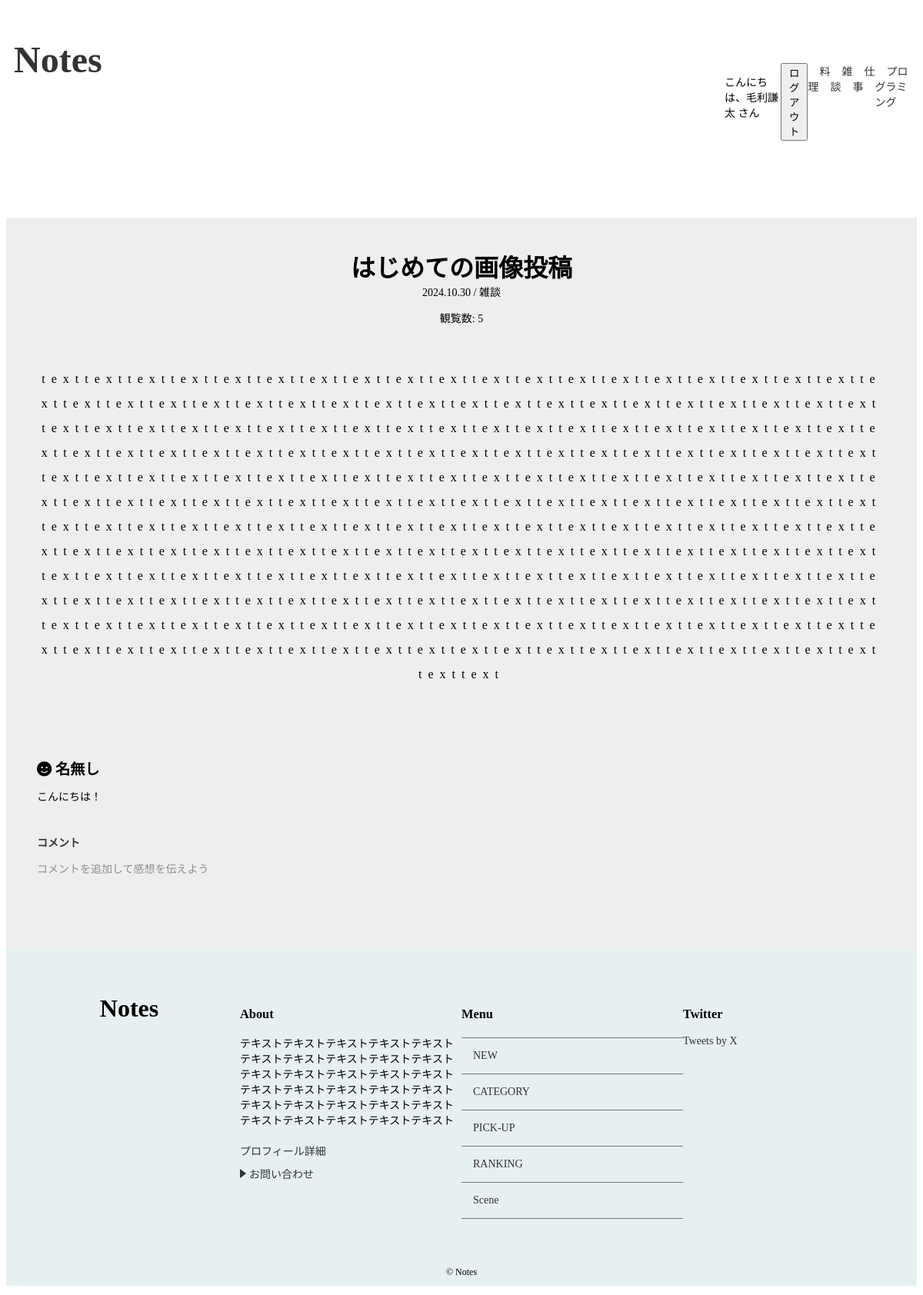
The app's page /detail/4/ (signed in) with its own data.
### notes/models.py (models this page shows, shortened)
class Post(models.Model):
    title = models.CharField('タイトル',max_length=255)
    image = models.ImageField(upload_to='images',verbose_name='イメージ画像',null=True, blank=True)
    text = models.TextField('本文')
    author = models.ForeignKey(User, on_delete=models.CASCADE, verbose_name='著者', null=True, blank=True)
    created_at = models.DateTimeField('作成日',default=timezone.now)
    category = models.ForeignKey(Category,verbose_name='カテゴリ',on_delete=models.PROTECT)
    views = models.PositiveIntegerField(default=1)

class Category(models.Model):
    name = models.CharField('カテゴリ',max_length=30)
    image = models.ImageField(upload_to='category_images/', blank=True,null=True)
    created_at = models.DateField('作成日',default=timezone.now)
    def __str__(self):
        return self.name

class Comment(models.Model):
    name = models.CharField('コメント',max_length=30,default='名無し')
    text = models.TextField('本文')
    post = models.ForeignKey(Post,verbose_name='紐づく記事',on_delete=models.PROTECT)
    created_at = models.DateField('作成日',default=timezone.now)

### notes/views.py (the view)
# urls.py: path('detail/<int:pk>/',views.DetailView.as_view(),name='detail'),
class DetailView(generic.DetailView):
    model = Post
    def get(self, request, *args, **kwargs):
        response = super().get(request, *args, **kwargs)
        post = self.get_object()
        post.views += 1
        post.save()
        return response

### notes/context_processors.py (called while the page is built)
def common(repuest):
    context = {
        'category_list':Category.objects.all(),
    }
    return context

### notes/templates/notes/post_detail.html
{% extends 'notes/base.html' %}
{% load static %}
{% block extra_css %}
<link rel="stylesheet" href="{% static 'notes/css/detail.css' %}">
{% endblock %}
{% block content %}
{% if post %}
<div id="post-detail-container">
  <div id="post-detail" class="wrapper">
    <div id="post-detail-title">{{ post.title }}</div>
    <div id="post-detail-created_at">
      {{ post.created_at|date:"Y.m.d"}} / {{ post.category }}
    </div>
    <p>観覧数: {{ post.views }}</p>
    <div id="post-detail-text">
      {{ post.text|linebreaksbr }}
    </div>
    {% else %}
    <p>データが見つかりませんでした。</p>
  {% endif %}
  </div>
    <div id="post-detail-comments" class="wrapper">
    {% for comment in post.comment_set.all %}
    <div id="comment-content">
      <div id="comment-name">
        <i class="fa-solid fa-face-smile"></i> {{ comment.name }}
      </div>
      <div id="comment-text">
        {{ comment.text|linebreaksbr }}
      </div>
    </div>
    {% endfor %}
    <div id="comment-btn">
      <a  href="{% url 'notes:comment' post.pk %}">コメント</a>
      <p>コメントを追加して感想を伝えよう</p>
    </div>
  </div>
</div>
{% endblock %}

### notes/templates/notes/base.html (shortened to what this page needs)
<!DOCTYPE html>
<html lang="ja">
<head>
    <link rel="stylesheet" href="https://cdnjs.cloudflare.com/ajax/libs/font-awesome/6.6.0/css/all.min.css">
     {% load static %}
    <link rel="stylesheet" href="{% static 'notes/css/index.css' %}">
    {% block extra_css %}{% endblock %}
</head>
<body>
  <header id="header">
      <div class="site-title wrapper">
        <a href="{% url 'notes:index'%}">Notes</a>
      </div>
      <nav id="navi">
        <ul class="menu">
          {% if user.is_authenticated %}
          <li>
            <p>こんにちは、{{ user.username }} さん</p>
          </li>
          <li>
            <form action="{% url 'notes:logout' %}" method="post">
              <button type="submit">ログアウト</button>
            </form>
          </li>
          {% endif %}
          <li>
            <a href="#">料理</a>
          </li>
          <li>
            <a href="#">雑談</a>
          </li>
          <li>
            <a href="#">仕事</a>
          </li>
          <li>
            <a href="#">プログラミング</a>
          </li>
        </ul>
      </nav>
  </header>
  {% block content %}
  {% endblock %}
    <footer id="footer">
      <div class="content wrapper">
        <div class="content-top">
          Notes
        </div>
        <section class="item">
          <h3 class="footer-title">About</h3>
          <p>
            テキストテキストテキストテキストテキストテキストテキストテキストテキストテキスト
            テキストテキストテキストテキストテキストテキストテキストテキストテキストテキスト
            テキストテキストテキストテキストテキストテキストテキストテキストテキストテキスト
          </p>
          <ul class="about-list">
            <li><a href="#" class="{% url 'notes:about' %}">プロフィール詳細</a></li>
            <li><a href="{% url 'notes:contact_form' %}" class="arrow">お問い合わせ</a></li>
          </ul>
        </section>
        <section class="item">
          <h3 class="footer-title">Menu</h3>
          <ul class="menu-list">
            <li><a href="#main-container">NEW</a></li>
            <li><a href="#category-container">CATEGORY</a></li>
            <li><a href="#pick-up-container">PICK-UP</a></li>
            <li><a href="#ranking-container">RANKING</a></li>
            <li><a href="#scene-container">Scene</a></li>
          </ul>
        </section>
        <section class="item">
          <h3 class="footer-title">Twitter</h3>
          <a class="twitter-timeline" data-height="315" href="https://twitter.com/X?ref_src=twsrc%5Etfw">Tweets by X</a>
        </section>
      </div>
      <p class="copyright">&copy Notes</p>
    </footer>
</body>
</html>

### notes/static/notes/css/index.css (style rules this page uses)
* { box-sizing: border-box; }
html { font-size: 100%; scroll-behavior: smooth; }
body { font-size: 0.875rem; background-color: #ffffff; }
a { color: #333; text-decoration: none; transform: all 0.5s; }
li { list-style: none }
.wrapper { max-width: 1200px; margin: 0 auto; padding: 0 0; }
.site-title { font-size: 2rem; }
#header { display: flex; justify-content: space-between; width: 100%; margin-top: 30px; margin-bottom: 30px; }
#header .site-title { text-align: left; font-size: 2rem; font-weight: bold; margin-left: 10px; }
#navi { position: relative; }
.menu { list-style: none; padding: 0; margin: 0; position: fixed; top: 0; right: 0; height: 100%; width: 250px; background-color: #f8f8f8; transform: translateX(100%); transition: transform 0.3s ease; display: flex; flex-direction: column; gap: 1rem; padding-top: 2rem; }
.menu a { text-decoration: none; color: #333; padding: 10px 20px; }
#footer { font-size: 0.875rem; background-color: #e6f0f0; }
#footer .item { margin-bottom: 20px; width: 100%; }
footer { padding-top: 60px; }
#footer .content { display: flex; justify-content: space-between; flex-direction: column; align-items: flex-start; padding: 0 1rem; }
.content-top { display: inline-block; width: 100%; text-align: center; font-size: 2rem; font-weight: bold; }
#footer ul.about-list { margin: 20px 0; padding: 0; }
#footer ul.about-list li { margin-bottom: 10px; }
#footer ul.about-list .arrow { position: relative; display: inline-block; padding-left: 12px; color: #333; }
#footer ul.about-list .arrow::before { content: ''; width: 0; height: 0; border-style: solid; border-width: 6px 0 6px 8px; border-color: transparent transparent transparent #333; position: absolute; top: 50%; left: 0; margin-top: -6px; }
#footer ul.menu-list { border-bottom: 1px solid #777; margin: 20px 0; padding: 0; }
#footer ul.menu-list li { border-top: 1px solid #777; padding: 15px; }
#footer .copyright { font-size: 0.750rem; text-align: center; padding: 10px 0; }
@media (min-width: 768px) { #header { margin-top: 50px; margin-bottom: 100px; } }
@media (min-width: 768px) { #header .site-title { font-size: 3rem; } }
@media (min-width: 768px) { #footer .content { flex-direction: row; justify-content: space-between; } }
@media (min-width: 768px) { .menu { display: flex; flex-direction: row; position: static; transform: none; height: auto; background-color: transparent; gap: 0; } }
@media (min-width: 768px) { .menu a { padding: 0 15px; } }
@media (min-width: 768px) { #post-detail-title { font-size: 1.5rem; } }
@media (min-width: 768px) { #post-detail-text { padding: 20px; } }

### notes/static/notes/css/detail.css (style rules this page uses)
#post-detail-container { max-width: 100%; background-color: #eeeeee; padding-top: 40px; padding-bottom: 40px; margin: 0 auto; min-height: 100vh; }
#post-detail { text-align: center; }
#post-detail-title { font-size: 2rem; font-weight: bold; }
#post-detail-text { max-width: 100%; padding: 40px 40px; box-sizing: border-box; word-wrap: break-word; font-size: 1rem; letter-spacing: 0.5em; line-height: 2; }
#post-detail-comments { padding: 40px 40px; }
#comment-content { margin-bottom: 40px; }
#comment-name { font-size: 1.2rem; font-weight: bold; padding: 12px 0 ; }
#comment-btn a { font-weight: bold; }
#comment-btn p { opacity: 0.4; }

### records on screen
Post: title "はじめての画像投稿", created_at "2024.10.30", category "雑談", views "5", text "texttexttexttexttexttexttexttexttexttexttexttexttexttexttexttexttexttexttexttexttexttexttexttexttexttexttexttexttexttexttexttexttexttexttexttexttexttexttexttexttexttexttexttexttexttexttexttexttexttexttexttexttexttexttexttexttexttexttexttexttexttexttexttexttexttexttexttexttexttexttexttexttexttexttexttexttexttexttexttexttexttexttexttexttexttexttexttexttexttexttexttexttexttexttexttexttexttexttexttexttexttexttexttexttexttexttexttexttexttexttexttexttexttexttexttexttexttexttexttexttexttexttexttexttexttexttexttexttexttexttexttexttexttexttexttexttexttexttexttexttexttexttexttexttexttexttexttexttexttexttexttexttexttexttexttexttexttexttexttexttexttexttexttexttexttexttexttexttexttexttexttexttexttexttext…"
Comment: name "名無し", text "こんにちは！"

### other values on screen
{{ user.username }} "毛利謙太"
